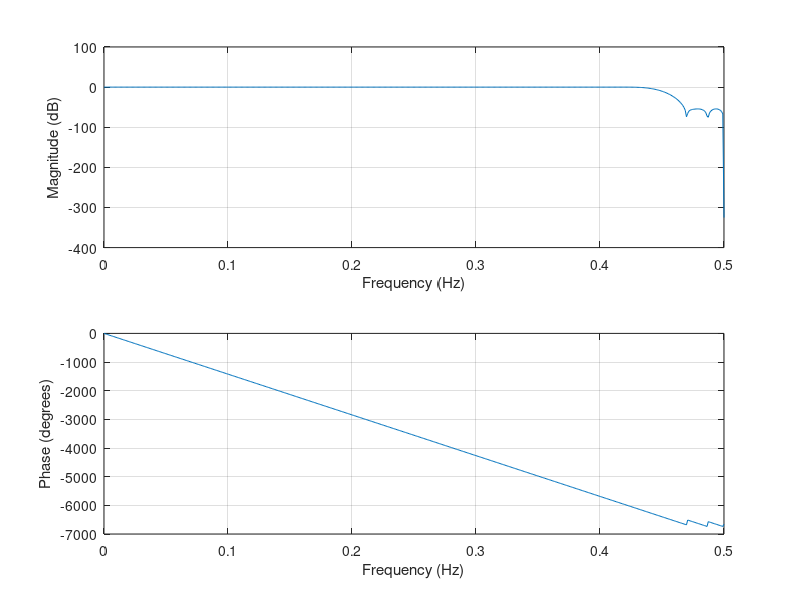

Source code (MATLAB):
clk=1000;
add_width=16;
mu_fre=[0 262 0 294 0 330 0 349 0 392 0 440 0 494 0 0 0 523 0 587 0 659 0 698 0 784 0 880 0 988 0 0];
fre_word=round((mu_fre*2^add_width)/clk);
fre_word_256=repelem(fre_word,8);

f=[0 0.9 0.9 1];
mhi=[1 1 0 0];
bhi=fir2(79,f,mhi);
freqz(bhi,1,[],1);